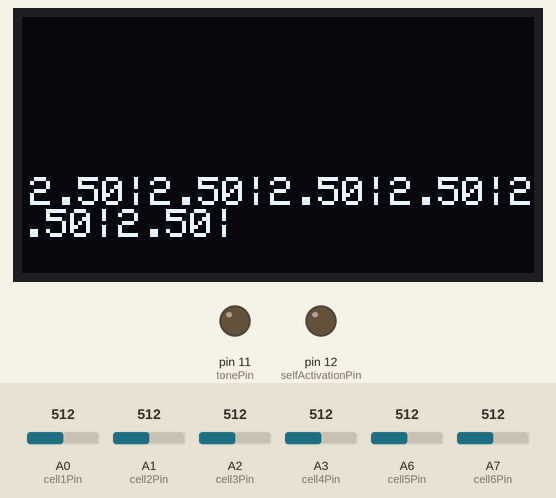
This sketch was run on a simulated Arduino Nano, built with avr-gcc and run on an emulated ATmega328P. Shown: 128×64 one-colour display, output pins drawn as LEDs (lit = HIGH). The inputs (shaded band) are chosen by the test bench; at power-on: A2 (cell3Pin) = 512, A0 (cell1Pin) = 512, A3 (cell4Pin) = 512, A6 (cell5Pin) = 512, A1 (cell2Pin) = 512, A7 (cell6Pin) = 512. What the sketch prints to the serial monitor is not drawn.

Above: at 4.2 s.
4.3 s: A2 (cell3Pin) set to 673
At 5.4 s:
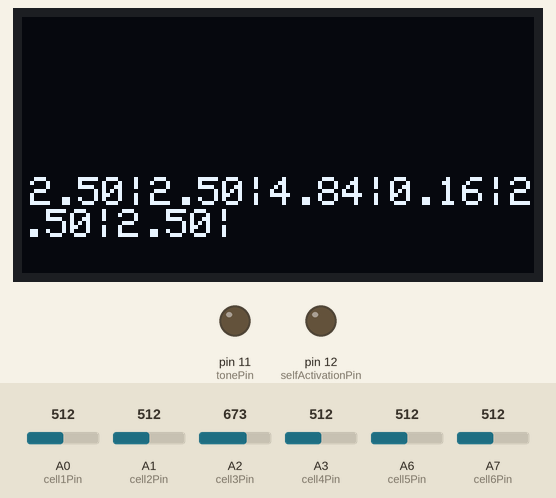
6.0 s: A2 (cell3Pin) set to 684
At 6.9 s:
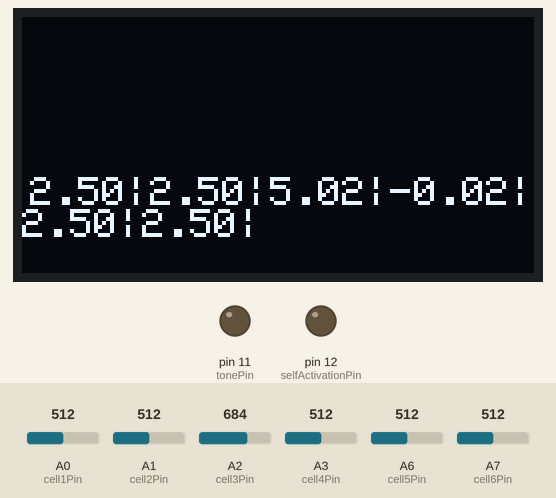
7.7 s: A0 (cell1Pin) set to 570
At 8.6 s:
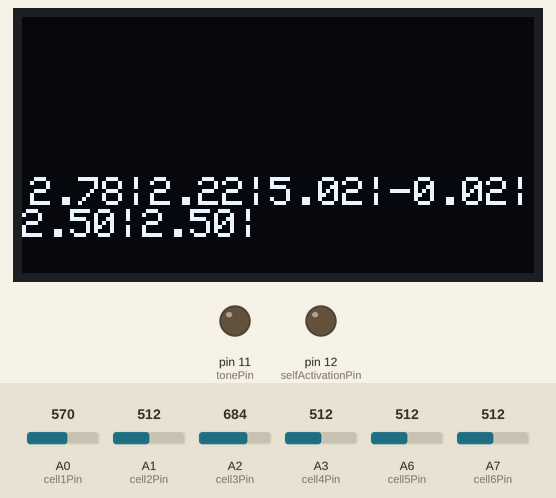
9.4 s: A0 (cell1Pin) set to 571
At 10.3 s:
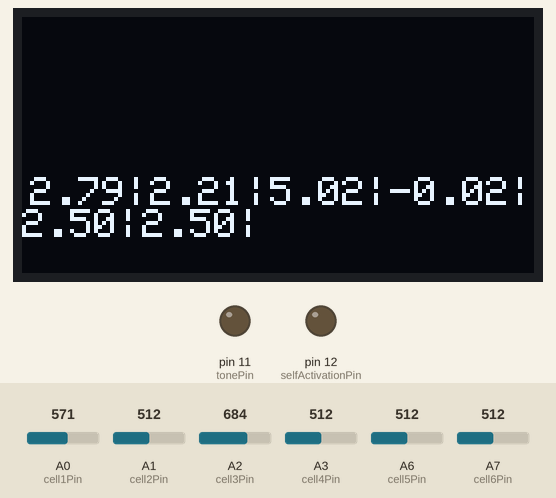
11.1 s: A3 (cell4Pin) set to 532
At 12.4 s:
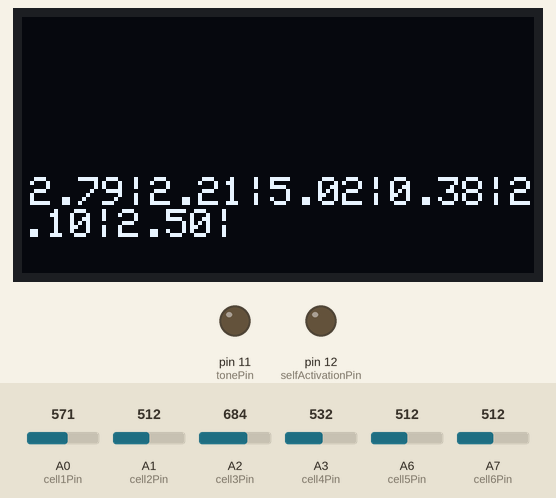
13.0 s: A6 (cell5Pin) set to 716
At 14.3 s:
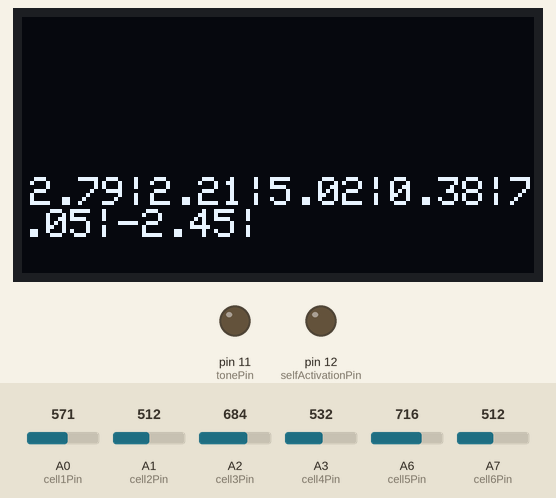
Timing chart, 0 to 15.8 s (numbered marks = the images above; inputs shaded):
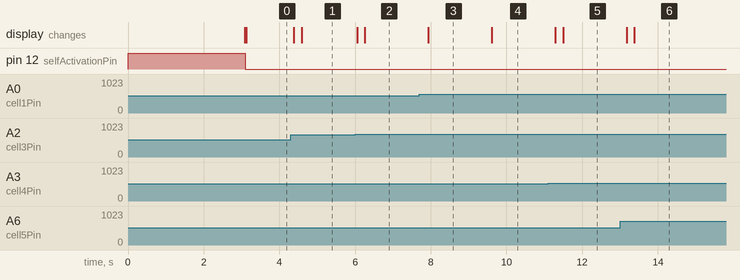

The sketch:

Nano_Firmware.ino
```cpp
#include <SPI.h>
#include <Wire.h>
#include <Adafruit_GFX.h>
#include <Adafruit_SH110X.h>

#define i2c_Address 0x3c //initialize with the I2C addr 0x3C Typically eBay OLED's
//#define i2c_Address 0x3d //initialize with the I2C addr 0x3D Typically Adafruit OLED's

#define SCREEN_WIDTH 128 // OLED display width, in pixels
#define SCREEN_HEIGHT 64 // OLED display height, in pixels
#define OLED_RESET -1   //   QT-PY / XIAO
Adafruit_SH1106G display = Adafruit_SH1106G(SCREEN_WIDTH, SCREEN_HEIGHT, &Wire, OLED_RESET);

#define white SH110X_WHITE


// I/O pins for controlling everything
#define tonePin 11
#define selfActivationPin 12
#define knobPin 5

#define cell1Pin A0
#define cell2Pin A1
#define cell3Pin A2
#define cell4Pin A3
#define cell5Pin A6
#define cell6Pin A7

#define ALL_CELLS 7

int cellPins[6] = {cell1Pin, cell2Pin, cell3Pin, cell4Pin, cell5Pin, cell6Pin};
double cellVoltages[6] = {0, 0, 0, 0, 0, 0};
float avgCellVoltages[6] = {0, 0, 0, 0, 0, 0};
float singleCellVoltages[6] = {0, 0, 0, 0, 0, 0};
int cellUpdates = 0;

unsigned long voltageUpdaterTimer = 0;
int voltageUpdaterTimerDelay = 200;

void setup() {
  Serial.begin(9600);

  pinMode(selfActivationPin, OUTPUT);
  digitalWrite(selfActivationPin, HIGH);
  pinMode(tonePin, OUTPUT);
  pinMode(knobPin, INPUT_PULLUP);

  pinMode(cell1Pin, INPUT);
  pinMode(cell2Pin, INPUT);
  pinMode(cell3Pin, INPUT);
  pinMode(cell4Pin, INPUT);
  pinMode(cell5Pin, INPUT);
  pinMode(cell6Pin, INPUT);

  display.begin(i2c_Address, true);
  display.clearDisplay();
  display.setRotation(2);
  display.fillScreen(white);
  display.display();
  delay(3000);
  display.clearDisplay();
  display.setCursor(2, 2);
  display.setTextColor(white);
  display.setTextSize(1);
  display.println("Hello, World!");
  display.display();

  //success_tone();
  update_cell_voltage();
}

void loop() {
  update_cell_voltage();
  debug();

  if(voltageUpdaterTimer < millis()){
    for(int i = 0; i < 6; i++){
      avgCellVoltages[i] = cellVoltages[i] / cellUpdates;
      cellVoltages[i] = 0;
    }
    cellUpdates = 0;
    get_single_cell_voltage();
    sanity_check();
    voltageUpdaterTimer = millis() + voltageUpdaterTimerDelay;
  }

  show_data();

}

void show_data(){
  display.clearDisplay();
  display.setCursor(2, 40);
  for(int i = 0; i < 6; i++){
    display.print(singleCellVoltages[i]);
    display.print("|");
  }
  display.display();
}

void sanity_check(){
  if(cell_delta() > 0.1){
    emergency_cutoff();
  }
  for(int il = 0; il < 6; il++){
    if(singleCellVoltages[il] < 3.6){
      emergency_cutoff();
    }
  }
}

float cell_delta(){
  float lowest = singleCellVoltages[0];
  float highest = singleCellVoltages[0];
  for(int il = 0; il < 6; il++){
    if(lowest > singleCellVoltages[il]){
      lowest = singleCellVoltages[il];
    }
    else if(highest < singleCellVoltages[il]){
      highest = singleCellVoltages[il];
    }
  }
  return highest - lowest;
}

void emergency_cutoff(){
  digitalWrite(selfActivationPin, LOW);
}

void success_tone(){
  int arr_length = 10;
  int durations[arr_length] = {250, 250, 250, 250, 0, 0, 0, 0, 0, 0};
  int notes[arr_length] = {440, 440, 440, 1000, 0, 0, 0, 0, 0, 0};

  for(int i = 0; i < arr_length; i++){
    tone(tonePin, notes[i]);
    delay(durations[i]);
    noTone(tonePin);
  }
}

void get_single_cell_voltage(){
  singleCellVoltages[0] = avgCellVoltages[0];
  for(int il = 1; il < 6; il++){
    singleCellVoltages[il] = avgCellVoltages[il] - avgCellVoltages[il - 1];
  }
}

void update_cell_voltage(){
  for(int il = 0; il < 6; il++){
    //cellVoltages[il] += analogRead(cellPins[il]) * 5.0 / 1023.0 * (il + 1.0);
    cellVoltages[il] += float(map(analogRead(cellPins[il]), 0, 1023, 0, 500)) * (il + 1.0) / 100.0;
  }
  cellUpdates++;
}

void debug(){
  for(int i = 0; i < 6; i++){
    Serial.print(singleCellVoltages[i]);
    Serial.print("\t");
  }
  Serial.println("");
}
```

Measured:
- after the input at 4.3 s, the display: first changes after 0.08 s (image 1 shows a later state)
- after the input at 6.0 s, the display: first changes after 0.05 s (image 2 shows a later state)
- after the input at 7.7 s, the display: changes after 0.24 s (image 3)
- after the input at 9.4 s, the display: changes after 0.22 s (image 4)
- after the input at 11.1 s, the display: first changes after 0.19 s (image 5 shows a later state)
- after the input at 13.0 s, the display: first changes after 0.17 s (image 6 shows a later state)
